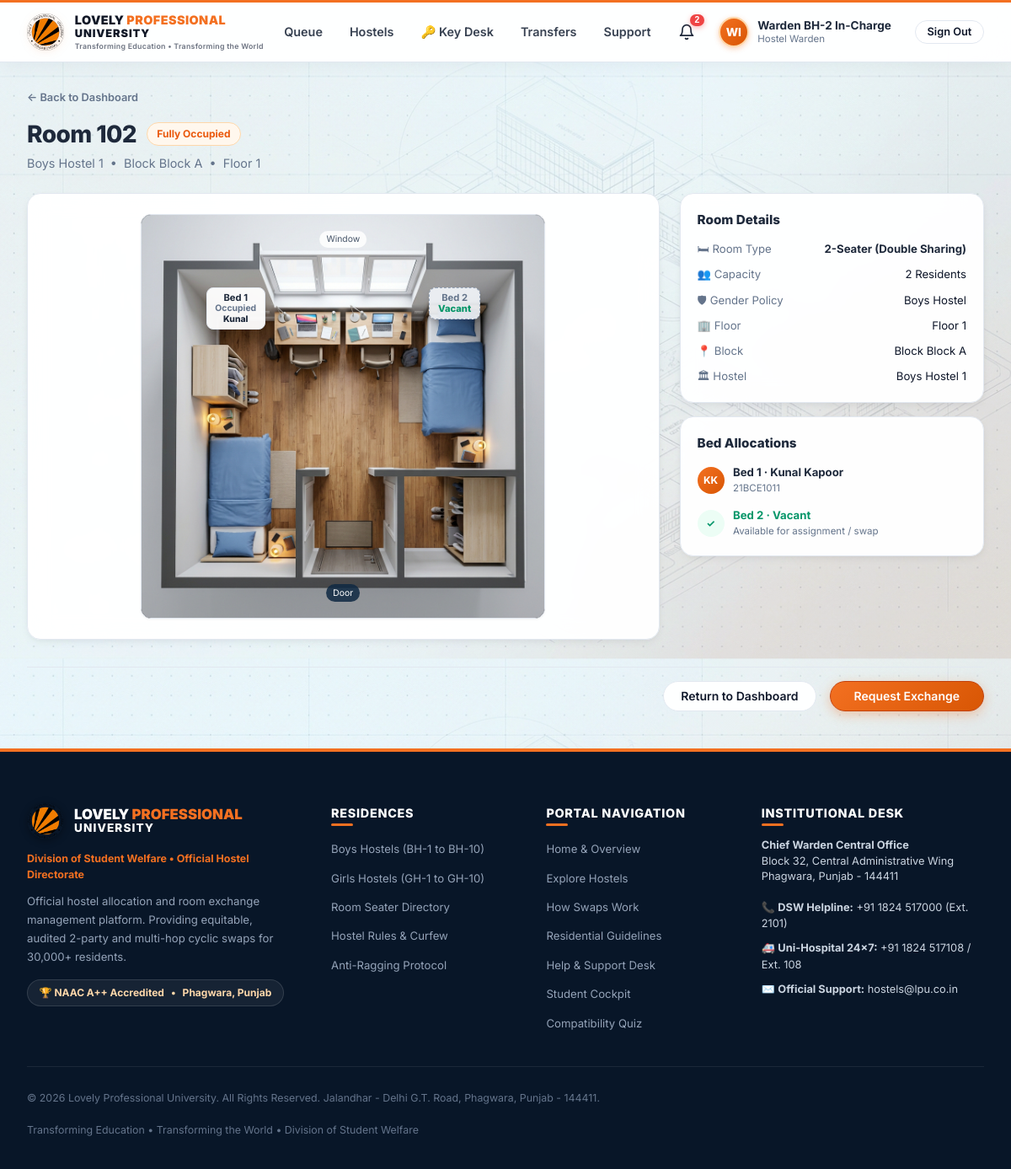
The page /rooms/642/ (signed in) on the database as committed earlier.
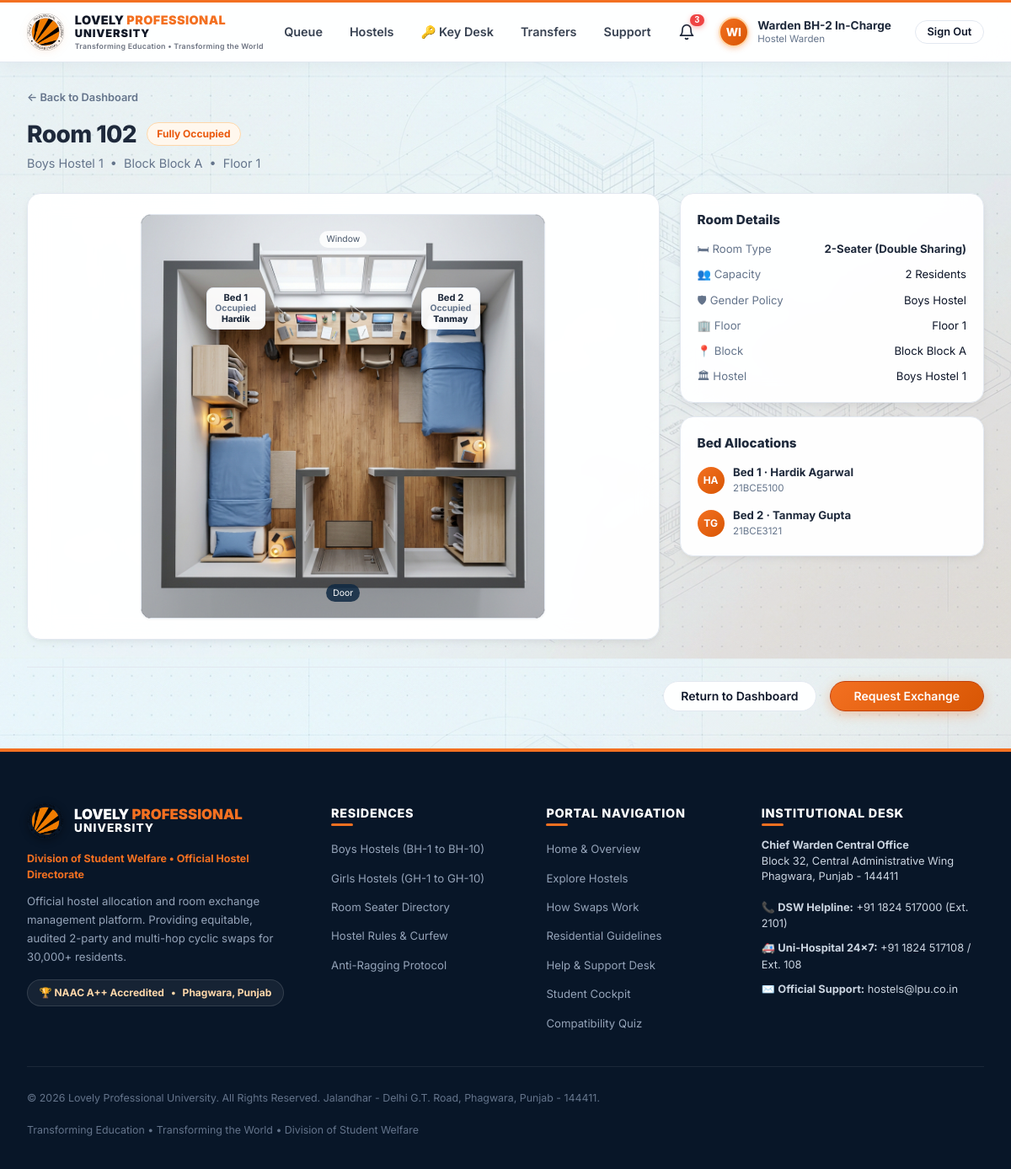
The same page on the database as committed later.
### hostel/models.py (models this page shows, shortened)
class Bed(models.Model):
    class OccupancyStatus(models.TextChoices):
        VACANT = 'VACANT', 'Vacant'
        OCCUPIED = 'OCCUPIED', 'Occupied'
        LOCKED_FOR_TRANSFER = 'LOCKED_FOR_TRANSFER', 'Locked for Transfer'
        MAINTENANCE = 'MAINTENANCE', 'Under Maintenance'
    room = models.ForeignKey(Room, on_delete=models.CASCADE, related_name='beds')
    bed_number = models.CharField(max_length=20)
    current_occupant = models.OneToOneField(
        settings.AUTH_USER_MODEL,
        null=True,
        blank=True,
        on_delete=models.SET_NULL,
        related_name='allocated_bed'
    )
    occupancy_status = models.CharField(
        max_length=25,
        choices=OccupancyStatus.choices,
        default=OccupancyStatus.VACANT,
        db_index=True
    )
    class Meta:
        unique_together = ('room', 'bed_number')
        ordering = ['room', 'bed_number']

### accounts/models.py (models this page shows, shortened)
class User(AbstractUser):
    class Role(models.TextChoices):
        STUDENT = 'student', 'Student'
        WARDEN = 'warden', 'Hostel Warden'
        CHIEF_WARDEN = 'chief_warden', 'Chief Warden'
        ADMIN = 'admin', 'Hostel Administrator'
        DSW = 'dsw', 'Dean of Student Welfare (DSW)'
    class Gender(models.TextChoices):
        MALE = 'M', 'Male'
        FEMALE = 'F', 'Female'
        OTHER = 'O', 'Other'
    university_id = models.CharField(max_length=30, unique=True, db_index=True)
    role = models.CharField(max_length=20, choices=Role.choices, default=Role.STUDENT, db_index=True)
    phone = models.CharField(max_length=20, blank=True)
    gender = models.CharField(max_length=1, choices=Gender.choices, default=Gender.MALE)
    has_fee_clearance = models.BooleanField(default=True, help_text="Verified student fee clearance")
    has_disciplinary_hold = models.BooleanField(default=False, help_text="Active university disciplinary restriction")
    last_transferred_at = models.DateTimeField(null=True, blank=True, help_text="Timestamp of last completed room swap")
    created_at = models.DateTimeField(auto_now_add=True)
    updated_at = models.DateTimeField(auto_now=True)
    @property
    def is_student(self):
        return self.role == self.Role.STUDENT
    @property
    def is_warden(self):
        return self.role in (self.Role.WARDEN, self.Role.CHIEF_WARDEN)
    @property
    def is_chief_warden(self):
        return self.role == self.Role.CHIEF_WARDEN
    @property
    def is_admin_role(self):
        return self.role == self.Role.ADMIN or self.is_superuser
    @property
    def is_dsw(self):
        return self.role == self.Role.DSW

### exchange/views.py (the view)
# urls.py: path('rooms/<int:pk>/', views.room_detail_view, name='room_detail'),
def room_detail_view(request, pk=None):
    if pk:
        room = get_object_or_404(Room.objects.select_related('block__hostel').prefetch_related('beds__current_occupant'), id=pk)
    else:
        room = Room.objects.select_related('block__hostel').prefetch_related('beds__current_occupant').first()
    beds = room.beds.all() if room else []
    return render(request, 'exchange/room_detail.html', {
        'room': room,
        'beds': beds
    })

### templates/exchange/room_detail.html (shortened to what the changed rows need)
{% extends 'base.html' %}
{% load static %}
{% block content %}
<div class="page-header" style="margin-bottom: 1.5rem;">
  <div class="page-title-group">
    <div style="display: flex; align-items: center; gap: 0.75rem;">
      <h1>Room {{ room.room_number }}</h1>
    </div>
  </div>
</div>
<div class="grid-2" style="grid-template-columns: 1.35fr 0.65fr; align-items: start; margin-bottom: 2rem;">
  <div class="card" style="padding: 1.5rem; display: flex; align-items: center; justify-content: center;">
    <div class="floorplan-render-box" style="max-width: 480px;">
      {% for b in beds %}
        <div class="bed-marker-overlay {% if b.current_occupant == request.user %}bed-marker-you{% elif b.occupancy_status == 'OCCUPIED' %}bed-marker-occupied{% else %}bed-marker-vacant{% endif %} pos-bed-{{ forloop.counter }}">
          <span>{{ b.bed_number }}</span>
          {% if b.current_occupant == request.user %}
            <span style="font-size: 0.7rem; font-weight: 800;">You</span>
          {% elif b.current_occupant %}
            <span style="font-size: 0.65rem; color: #64748B;">Occupied</span>
            <span style="font-size: 0.65rem; font-weight: 800; color: var(--navy-800);">{{ b.current_occupant.first_name|default:b.current_occupant.username }}</span>
          {% else %}
            <span style="font-size: 0.7rem; font-weight: 800; color: #059669;">Vacant</span>
          {% endif %}
        </div>
      {% endfor %}
    </div>
  </div>
  <div style="display: flex; flex-direction: column; gap: 1rem;">
    <div class="card" style="padding: 1.25rem;">
      <div style="display: flex; flex-direction: column; gap: 0.85rem;">
        {% for b in beds %}
          <div style="display: flex; align-items: center; gap: 0.65rem;">
            {% if b.current_occupant %}
              <div style="width: 32px; height: 32px; border-radius: 50%; background: linear-gradient(135deg, #F37021 0%, #D85604 100%); color: #FFF; display: flex; align-items: center; justify-content: center; font-size: 0.75rem; font-weight: 700;">
                {{ b.current_occupant.first_name|slice:":1" }}{{ b.current_occupant.last_name|slice:":1" }}
              </div>
              <div>
                <div style="font-size: 0.825rem; font-weight: 700; color: var(--navy-800);">
                  {{ b.bed_number }} · {{ b.current_occupant.get_full_name|default:b.current_occupant.username }}
                </div>
                <div style="font-size: 0.72rem; color: var(--text-muted);">{{ b.current_occupant.university_id }}</div>
              </div>
            {% else %}
              <div style="width: 32px; height: 32px; border-radius: 50%; background: #ECFDF5; color: #059669; display: flex; align-items: center; justify-content: center; font-size: 0.75rem; font-weight: 700;">
                ✓
              </div>
              <div>
                <div style="font-size: 0.825rem; font-weight: 700; color: #059669;">
                  {{ b.bed_number }} · Vacant
                </div>
                <div style="font-size: 0.72rem; color: var(--text-muted);">Available for assignment / swap</div>
              </div>
            {% endif %}
          </div>
        {% empty %}
          <div style="font-size: 0.8rem; color: var(--text-muted);">No beds configured for this room.</div>
        {% endfor %}
      </div>
    </div>
  </div>
</div>
{% endblock %}

### templates/base.html (shortened to what the changed rows need)
<!DOCTYPE html>
<html lang="en">
<head>
  {% load static %}
  <link rel="stylesheet" href="{% static 'css/style.css' %}?v=2.3">
  <link rel="stylesheet" href="{% static 'css/lpu_landing.css' %}?v=2.3">
</head>
<body class="{% if request.path == '/' %}landing-page-body{% endif %} {% block body_class %}{% endblock %}" style="{% block body_style %}{% endblock %}">
  {% if request.path != '/login/' %}
  <header class="top-navbar">
    <div class="navbar-inner">
      <div class="navbar-controls">
        {% if user.is_authenticated %}
          <div class="lpu-notif-wrapper" style="position: relative;">
            <button type="button" id="lpu-notif-bell-btn" class="nav-icon-bell" title="Notifications" aria-expanded="false" style="position: relative; background: transparent; border: none; cursor: pointer; padding: 6px; border-radius: 8px; display: inline-flex; align-items: center; justify-content: center; color: #1E293B; transition: all 0.2s ease;">
              <svg width="20" height="20" viewBox="0 0 24 24" fill="none" stroke="currentColor" stroke-width="2" stroke-linecap="round" stroke-linejoin="round">
                <path d="M18 8A6 6 0 0 0 6 8c0 7-3 9-3 9h18s-3-2-3-9"></path>
                <path d="M13.73 21a2 2 0 0 1-3.46 0"></path>
              </svg>
              <span id="lpu-notif-badge" class="lpu-notif-badge-pill" style="{% if unread_notifications_count == 0 %}display: none;{% endif %}">
                {{ unread_notifications_count }}
              </span>
            </button>
          </div>
          <a href="{% url 'dashboard' %}" class="user-profile-header" style="text-decoration: none;">
            <div style="width: 36px; height: 36px; border-radius: 50%; background: linear-gradient(135deg, #F37021 0%, #D85604 100%); color: #FFFFFF; display: flex; align-items: center; justify-content: center; font-weight: 800; font-size: 0.85rem; border: 2px solid #FED7AA; text-transform: uppercase; box-shadow: 0 2px 6px rgba(243, 112, 33, 0.3);">
              {{ user.first_name|slice:":1" }}{{ user.last_name|slice:":1"|default:user.username|slice:":1" }}
            </div>
            <div class="user-meta-header">
              <span class="user-name-header">{{ user.get_full_name|default:user.username }}</span>
              <span class="user-sub-header">
                {% if user.is_student %}
                  {{ user.university_id }}
                {% elif user.role == 'chief_warden' %}
                  Chief Warden
                {% elif user.role == 'warden' %}
                  Hostel Warden
                {% elif user.role == 'dsw' %}
                  DSW Dean
                {% else %}
                  Administrator
                {% endif %}
              </span>
            </div>
          </a>
          <a href="{% url 'logout' %}" class="btn btn-outline btn-sm" style="margin-left: 0.5rem;">
            Sign Out
          </a>
        {% endif %}
      </div>
    </div>
  </header>
  {% endif %}
  <main class="main-container {% if request.path == '/' %}landing-main-bleed{% elif request.path == '/login/' %}login-main-bleed{% endif %}">
    {% block content %}{% endblock %}
  </main>
</body>
</html>

Rows that differ between the two databases and show on the page:
changed Bed "Bed 1": current_occupant.first_name "Kunal" → "Hardik"; current_occupant.first_name "K" → "H"; current_occupant.last_name "K" → "A"; current_occupant.get_full_name "Kunal Kapoor" → "Hardik Agarwal"; current_occupant.university_id "21BCE1011" → "21BCE5100"
changed Bed "Bed 2": current_occupant.first_name (not shown) → "Tanmay"; current_occupant.first_name (not shown) → "T"; current_occupant.last_name (not shown) → "G"; current_occupant.get_full_name (not shown) → "Tanmay Gupta"; current_occupant.university_id (not shown) → "21BCE3121"; current_occupant_id "Vacant ✓ · Vacant Available for assignment / swap" → "Occupied ·"
Other text that changed with them:
{{ unread_notifications_count }}: "2" → "3"
